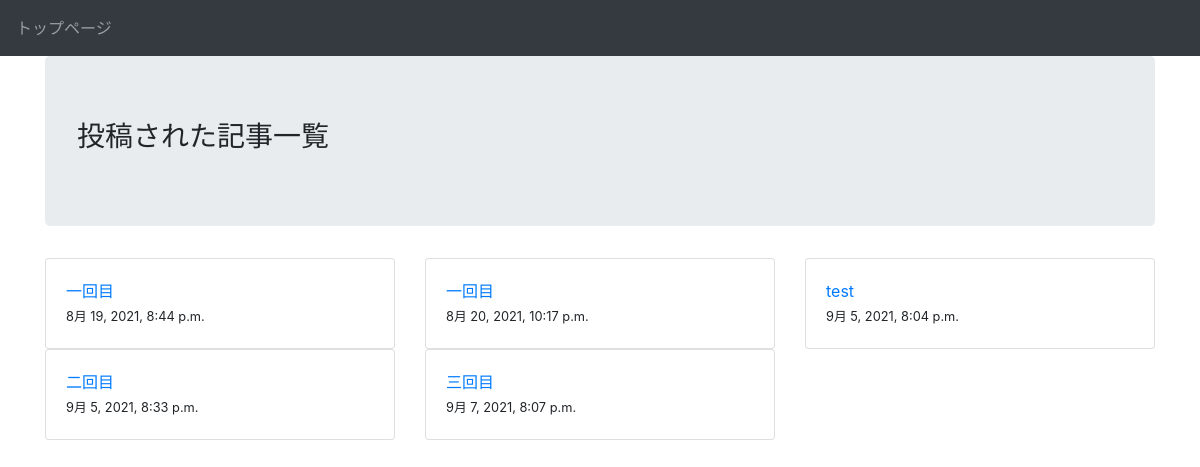
The app's page /article/all/ with its own data.
### blog/models.py (models this page shows, shortened)
class Article(models.Model):
    title = models.CharField(max_length=128)
    text = models.TextField()
    posted_at = models.DateTimeField(auto_now_add=True)
    last_modify = models.DateTimeField(auto_now=True)
    like = models.IntegerField(default=0)

### blog/views.py (the view)
# urls.py: path("article/all/", views.article_all, name="article_all"),
def article_all(request):
    template_name = "blog/article_all.html"
    context = {"articles": models.Article.objects.all()}
    return render(request, template_name, context)

### blog/templates/blog/article_all.html (shortened to what this page needs)
{% extends 'blog/base.html' %}
{% block jumbotron %}
<h1 class="h3">投稿された記事一覧</h1>
{% endblock %}
{% block body %}
<div class="row">
  {% for article in articles %}
  <div class="col-12 col-md-6 col-lg-4">
    <div class="card">
      <div class="card-body">
        <div class="row">
          <div class="col-12">
            <a class="text-primary" href="{% url 'view_article' article.pk %}">{{ article.title }}</a>
          </div>
          <div class="col-12">
            <small>{{ article.posted_at }}</small>
          </div>
          <div class="col-6">
          </div>
        </div>
      </div>
    </div>
  </div>
  {% endfor %}
</div>
{% endblock %}
<!--{% load static %}

### records on screen
Article: title "一回目", posted_at "8月 19, 2021, 8:44 p.m."
Article: title "一回目", posted_at "8月 20, 2021, 10:17 p.m."
Article: title "test", posted_at "9月 5, 2021, 8:04 p.m."
Article: title "二回目", posted_at "9月 5, 2021, 8:33 p.m."
Article: title "三回目", posted_at "9月 7, 2021, 8:07 p.m."
